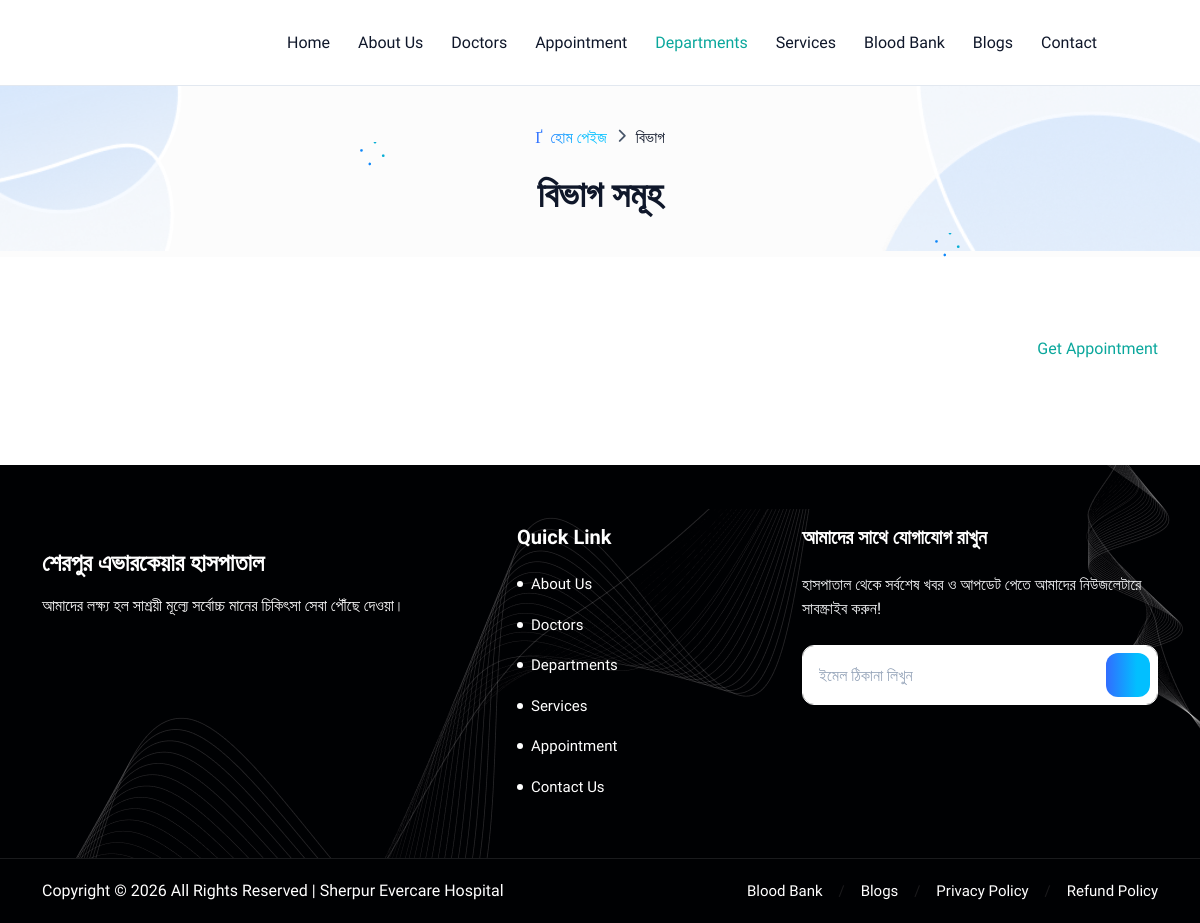
Page /departments/ on the earlier database version.
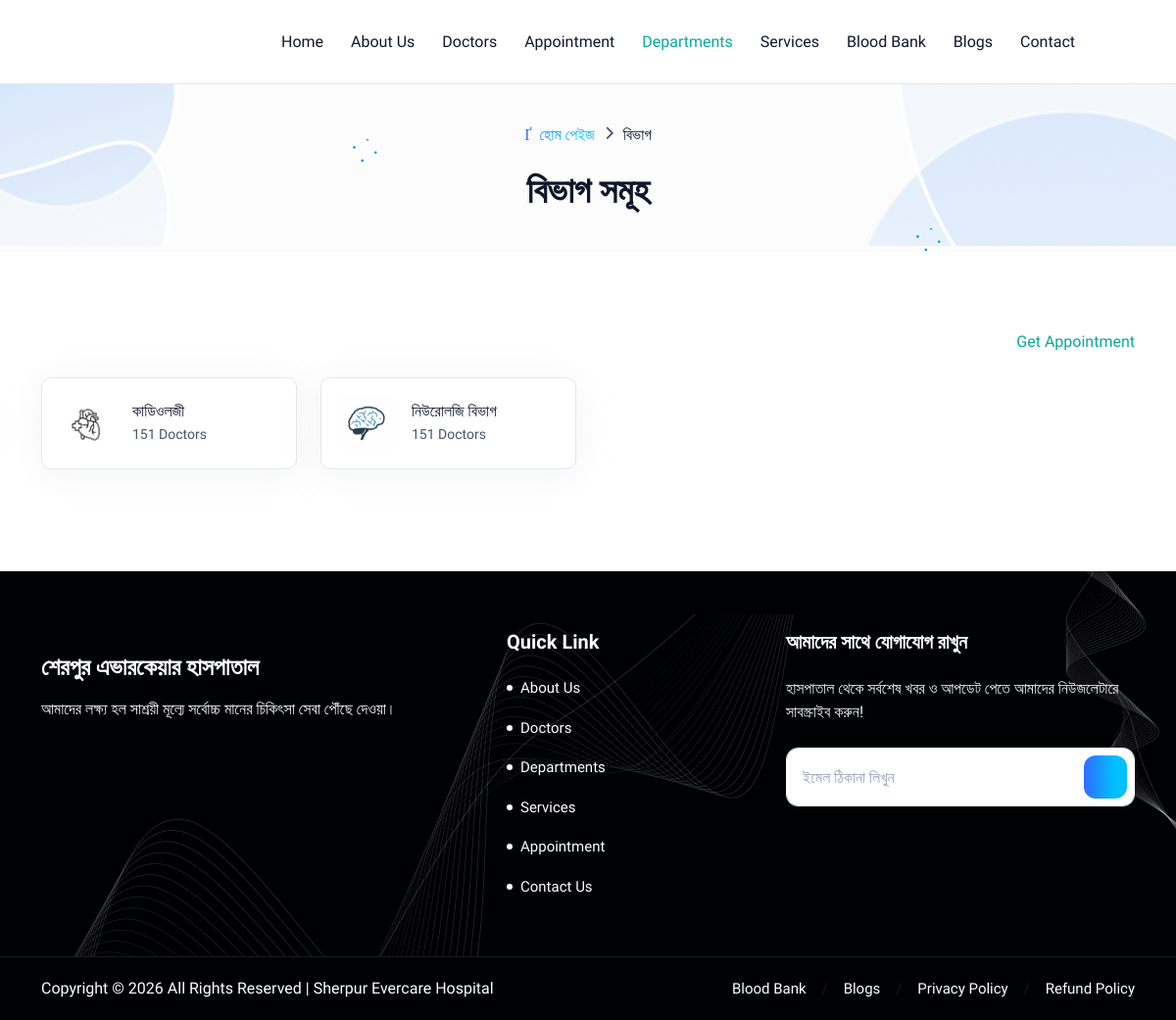
Same page on the later database version.
### service/models.py (models this page shows, shortened)
class Department(BaseModel):
    name = models.CharField(max_length=150)
    slug = models.SlugField(unique=True, blank=True)
    department_icon = models.ImageField(upload_to='icons/', default='/icon.jpg')
    description = models.TextField(blank=True)

### service/views.py (the view)
# urls.py: path('departments/', views.departments, name='departments'),
def departments(request):
    departments = Department.objects.filter(is_active=True).order_by('order')
    return render(request, 'service/departments.html', {'departments': departments})

### core/context_processors.py (called while the page is built)
def site_data(request):
    return {
        'site_setting': SiteSetting.objects.first(),
    }

### service/templates/service/departments.html (shortened to what this page needs)
{% extends 'layouts/master.html' %}
{% load static %}
{% load custom_filters %}
{% block content %}
<div class="breadcrumb-bar page-margin-top">
    <div class="container">
        <div class="row align-items-center inner-banner">
            <div class="col-md-12 col-12 text-center">
                <nav aria-label="breadcrumb" class="page-breadcrumb">
                    <ol class="breadcrumb">
                        <li class="breadcrumb-item"><a href="{% url 'index' %}"><i class="isax isax-home-15 me-2"></i>হোম পেইজ
</a></li>
                        <li class="breadcrumb-item active">বিভাগ</li>
                    </ol>
                    <h2 class="breadcrumb-title mt-4">বিভাগ সমূহ</h2>
                </nav>
            </div>
        </div>
    </div>
    <div class="breadcrumb-bg">
        <img src="{% static 'img/bg/breadcrumb-bg-01.png' %}" alt="img" class="breadcrumb-bg-01">
        <img src="{% static 'img/bg/breadcrumb-bg-02.png' %}" alt="img" class="breadcrumb-bg-02">
        <img src="{% static 'img/bg/breadcrumb-icon.png' %}" alt="img" class="breadcrumb-bg-03">
        <img src="{% static 'img/bg/breadcrumb-icon.png' %}" alt="img" class="breadcrumb-bg-04">
    </div>
</div>
		<section class="section speciality-section-two">
			<div class="container">
                <a href="#" class="text-end text-primary d-block mb-4">Get Appointment</a>
				<div class="row">
						{% for department in departments %}
						<div class="col-lg-3 col-sm-6">
							<div class="card speciality-item">
                                <div class="card-body p-3">
                                    <div class="d-flex align-items-center justify-content-between">
                                        <div class="d-flex align-items-center">
											{% if department.department_icon %}
                                            <a href="doctor-grid.html" class="speciality-icon">
                                                <img src="{{ department.department_icon.url }}" alt="{{ department.name }} icon">
                                            </a>
											{% endif %}
                                            <div class="ms-3">
                                                <h6 class="mb-1"><a href="doctor-grid.html">{{ department.name }}</a></h6>
                                                <p class="fs-14 mb-0">151 Doctors</p>
                                            </div>
                                        </div>
                                        <a href="doctor-grid.html" class="link-icon"><i class="isax isax-arrow-right-3"></i></a>
                                    </div>
                                </div>
                            </div>
						</div>
						{% endfor %}
					</div>
			</div>
		</section>
{% endblock content %}

Differences in the rows shown:
added Department: department_icon (picture), name "কাডিওলজী"
added Department: department_icon (picture), name "নিউরোলজি বিভাগ"
